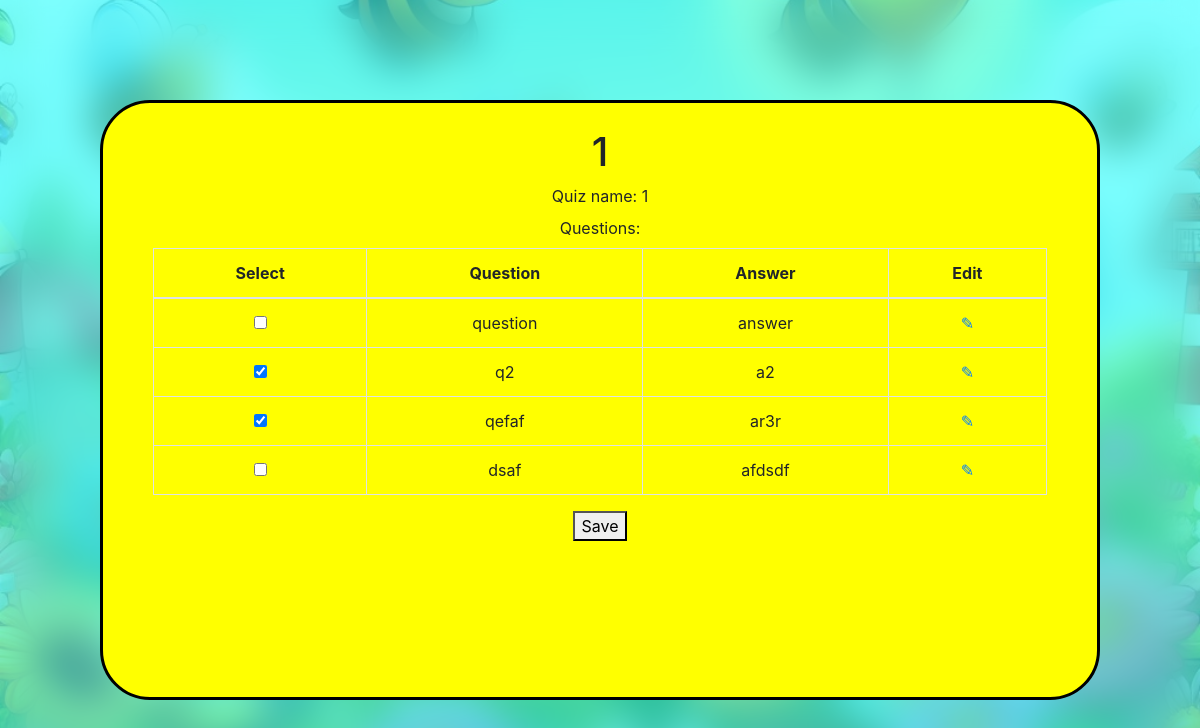
/quizzes/quiz/12/, run on an earlier commit of the app's database.
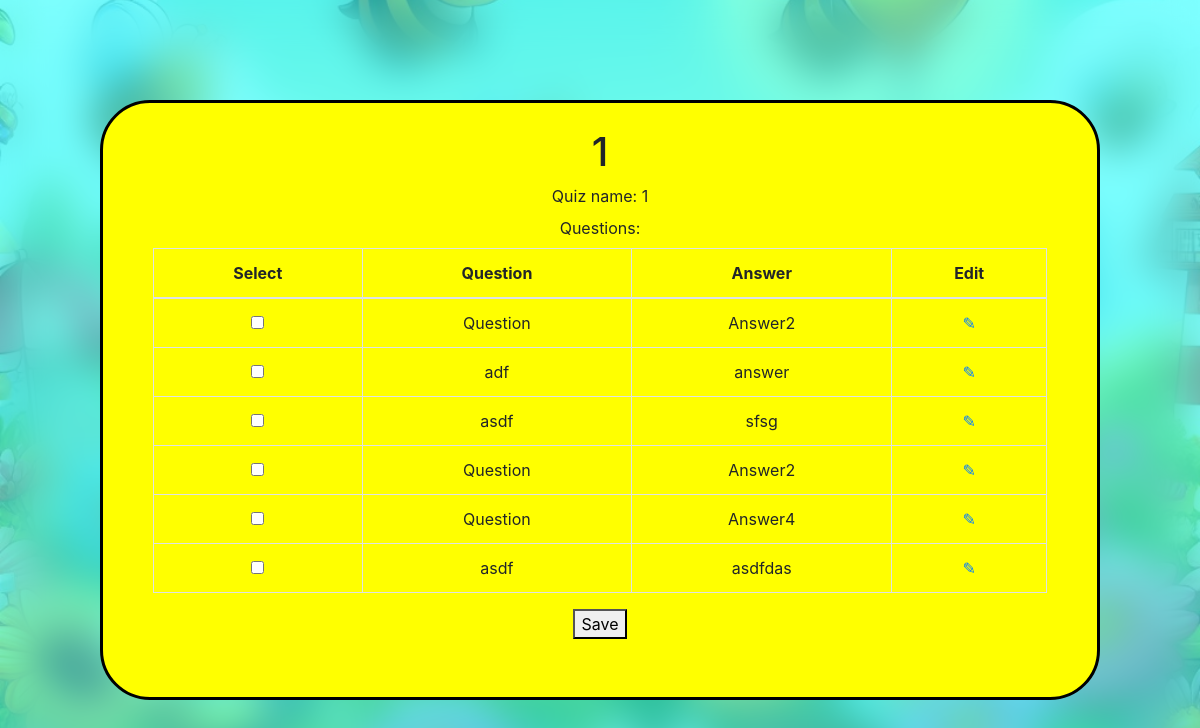
And on a later commit of the database.
### quiz_creator/models.py (models this page shows, shortened)
class Quiz(models.Model):
    quiz_name = models.CharField(max_length=255)
    questions = models.ManyToManyField(Question, blank=True)

class Question(models.Model):
    question_text = models.CharField(max_length=50)
    answer_text = models.CharField(max_length=50)
    question_language = models.ForeignKey(Language, related_name='question_language', on_delete=models.CASCADE)
    answer_language = models.ForeignKey(Language, related_name='answer_language', on_delete=models.CASCADE)

### quiz_creator/views.py (the view, shortened to what this page needs)
# urls.py: path('quizzes/quiz/<int:pk>/', views.quiz_detail, name='quiz_detail'),
def quiz_detail(request, pk):
    all_questions = Question.objects.all()
    quiz = get_object_or_404(Quiz, pk=pk)
    form = QuizDetailForm()
    if request.method == "GET":
        return (render(
            request,
            'quiz_creator/quiz_detail.html',
            {'quiz': quiz, 'form': form, 'all_questions': all_questions}
        ))

### quiz_creator/forms.py
class QuizDetailForm(forms.ModelForm):
    questions = forms.ModelMultipleChoiceField(
        queryset=Question.objects.all(),
        widget=forms.CheckboxSelectMultiple,
        required=False
    )
    class Meta:
        model = Quiz
        fields = ['questions']
    def __init__(self, *args, **kwargs):
        super().__init__(*args, **kwargs)
        if self.instance.pk:
            self.fields['questions'].initial = self.instance.questions.all()

### quiz_creator/templates/quiz_creator/quiz_detail.html (shortened to what this page needs)
{% extends 'base_yellow.html' %}
{% block yellow_content %}
  <h1>{{ quiz.quiz_name }}</h1>
  <form method="POST">
    <div>
      <label for="id_quiz_name">Quiz name:</label>
      {{ quiz.quiz_name }}
    </div>
    <div>
      <label>Questions:</label>
      <table class="table table-bordered table-hover">
        <thead>
          <tr>
            <th>Select</th>
            <th>Question</th>
            <th>Answer</th>
            <th>Edit</th>
          </tr>
        </thead>
        <tbody>
         {% for question in all_questions.all %}
            <tr>
              <td><input type="checkbox" value="{{ question.pk }}" name="question"
                {% if question in quiz.questions.all %}
                  checked="checked"
                {% endif %}
                ></td>
              <td>{{ question.question_text }}</td>
              <td>{{ question.answer_text }}</td>
              <td><a href="{% url 'question_detail' question.pk %}">✎</a></td>
            </tr>
          {% endfor %}
        </tbody>
      </table>
    </div>
    <button type="submit">Save</button>
  </form>
{% endblock %}

### templates/base_yellow.html
{% extends "base_blue.html" %}
{% block content %}
  <div id="yellow-box">
    {% block yellow_content %}{% endblock yellow_content %}
  </div>
{% endblock content %}

### templates/base_blue.html
{% extends 'base.html' %}
{% block body %}
  <div class="blur-box full-viewport-blur">
    {% block content %}
    {% endblock %}
  </div>
{% endblock %}

### templates/base.html (shortened to what this page needs)
{% load static %}
<!DOCTYPE html>
<html lang="en">
  <head>
    <link rel="stylesheet" href="https://cdn.jsdelivr.net/npm/bootstrap@4.4.1/dist/css/bootstrap.min.css">
    <link rel="stylesheet" href="{% static 'styles/base.css' %}" />
  </head>
  <body class="full-viewport-background">
    {% block body %}
    {% endblock %}
  </body>
</html>

### static/styles/base.css (style rules this page uses)
html, body { height: 100%; margin: 0; padding: 0; }
.full-viewport-background { height: 100%; width: 100%; background-image: url('../images/background.jpg'); background-size: cover; background-position: center; background-repeat: no-repeat; }
.blur-box { text-align: center; -webkit-backdrop-filter: blur(20px); backdrop-filter: blur(20px); }
.full-viewport-blur { padding: 100px; background-color: rgba(40, 255, 255, 0.6); height: 100%; width: 100%; }
#yellow-box { background-color: yellow; height: 100%; border: 3px solid black; border-radius: 50px; padding: 25px 50px; }

What changed in the data, as far as the page shows it:
removed Question: question_text "question", answer_text "answer"
removed Question: question "☑", question_text "q2", answer_text "a2"
removed Question: question "☑", question_text "qefaf", answer_text "ar3r"
removed Question: question_text "dsaf", answer_text "afdsdf"
added Question: question_text "Question", answer_text "Answer2"
added Question: question_text "adf", answer_text "answer"
added Question: question_text "asdf", answer_text "sfsg"
added Question: question_text "Question", answer_text "Answer2"
added Question: question_text "Question", answer_text "Answer4"
added Question: question_text "asdf", answer_text "asdfdas"
